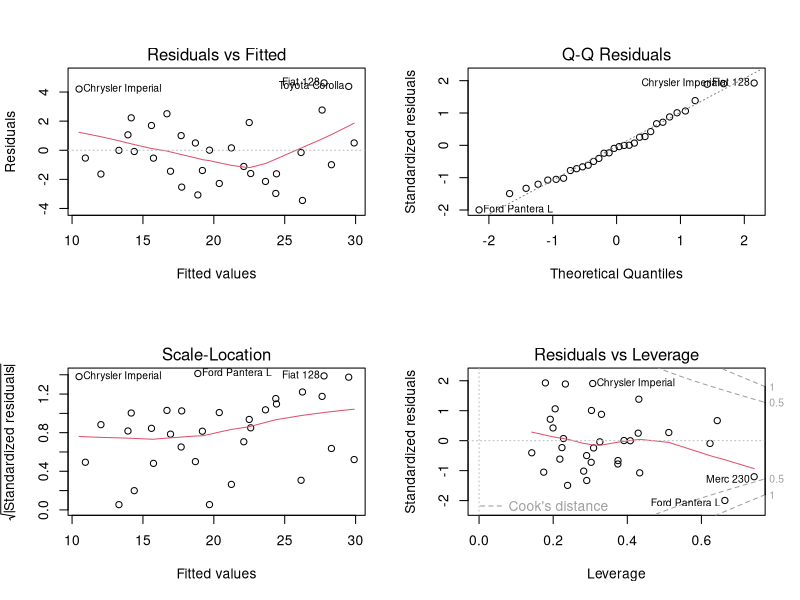

Write R code to recreate this figure. (Note: this script raises an error after producing the figure.)
#multiple regression
library(car)
input<-mtcars
names(input)
cor(input)
model<-lm(mpg~.,data=input)          # . is for selecting all columns
model
summary(model)
vif(model)
par(mfrow=c(2,2))
plot(model)
dwtest(model)
#forward & backward stepwise regression
model<-lm(mpg~.-disp-cyl,data=mtcars) #enter method
summary(model)
vif(model)


#forward & backward stepwise regression
model1<-lm(mpg~.,data=input)
summary(model1)
vif(model1)
#backward method
model2<-step(lm(mpg~.,data=input),direction="backward")
summary(model2)
vif(model2)
par(mfrow=c(2,2))
plot(model2)
library(lmtest)
dwtest(model2)                              #to check model error
ncvTest(model2)                             #to check variance

#stepwise method
model3<-step(lm(mpg~.,data=input),direction="both")
summary(model3)
vif(model3)

#forward method
model4<-step(lm(mpg~.,data=input),direction="forward")
summary(model4)
vif(model4)




